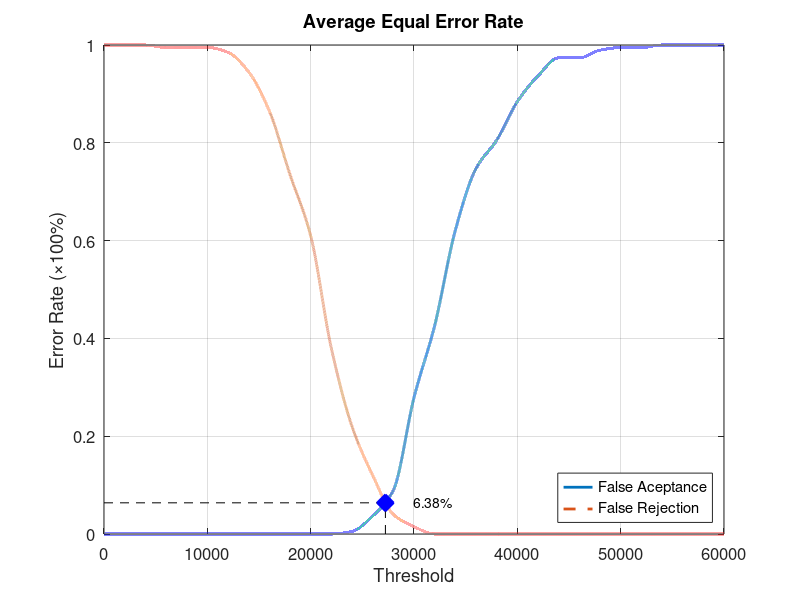
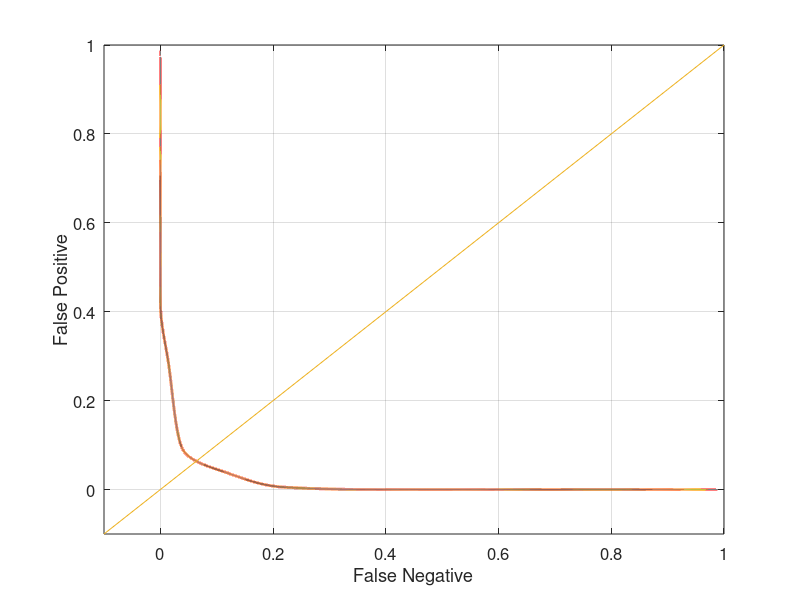

Reproduce these figures in MATLAB, in order.
function yEER = Database3_1
close all;
clear;
clc;
x = 0:2000:60000;
xq = 0:0.5:60000;

y0 = [0 0 0 0 0 0 0 0 0 0 0 0 0.00526316 0.0368421 0.0894737 0.278947 0.426316 0.621053 0.747368 0.805263 0.884211 0.936842 0.973684 0.973684 0.989474 0.994737 0.994737 1 1 1 1];
yy0 = interp1(x, y0, xq, 'pchip');
y1 = [1 1 1 0.995 0.995 0.995 0.985 0.945 0.865 0.735 0.61 0.38 0.22 0.12 0.04 0.015 0 0 0 0 0 0 0 0 0 0 0 0 0 0 0];
yy1 = interp1(x, y1, xq, 'pchip');

% Calculating EER: 
y2 = abs(y0 - y1);
find(y2 == min(y2))
yy2 = abs(yy0 - yy1);
xEER = find(yy2 == min(yy2));
xEERIndex = xq(xEER) % X-axis EER
yEER = yy0(xEER) % Y-axis EER

main = figure
plot(xq, yy0,'-','LineWidth', 2);	hold on
plot(xq, yy1,'--','LineWidth', 2);	hold on
plot([xEERIndex xEERIndex], [0 yEER], 'k--');	hold on
plot([0 xEERIndex], [yEER yEER], 'k--');	hold on
plot(xEERIndex, yEER, 'bx', 'LineWidth', 10);	hold on
text(xEERIndex + 10 * xEERIndex / 100, yEER, [num2str(round((10000 * yEER)) / 100) '%'])
legend('False Aceptance', 'False Rejection', 'Location', 'SouthEast')
xlabel('Threshold')
ylabel('Error Rate (\times100%)')
title('Average Equal Error Rate')
set(gca, 'FontSize', 12)
axis([0 60000 0 1])
grid on

print(main, 'Database3_1Main', '-dpng');
FNRxFPR = figure('Color', [1 1 1]);
plot(yy1, yy0, '-', yy1, yy0, 'LineWidth', 2);
hold on
y = -0.1:0.1:1
plot(y, y); 
set(gca, 'FontSize', 12)
xlabel('False Negative')
ylabel('False Positive')
axis([-0.1 1 -0.1 1])
set(gca, 'FontSize', 12)
grid on

print(FNRxFPR, 'Database3_1FNRxFPR','-dpng');
end
